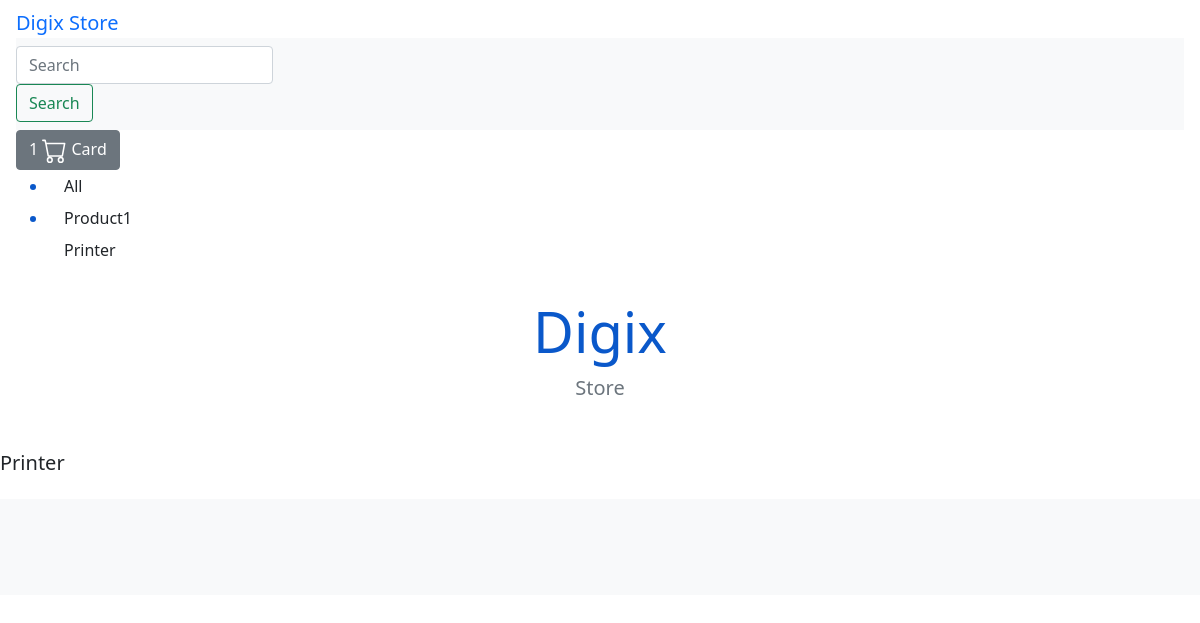
Before: /search/printer/ with the older database file.
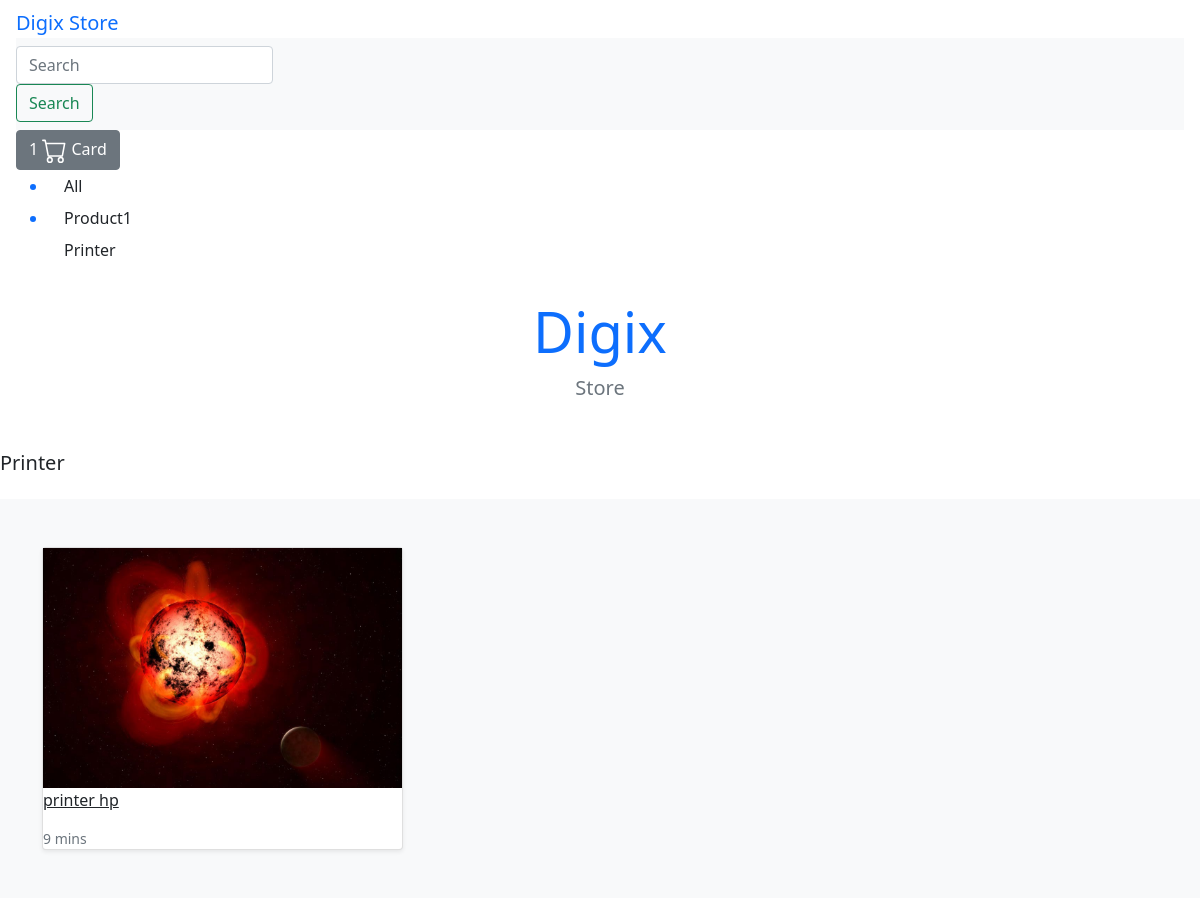
After: the same page with the newer database file.
### store/models.py (models this page shows, shortened)
class Category(models.Model):
    name=models.CharField(max_length=255,db_index=True)
    slug=models.SlugField(max_length=255,unique=True)
    class Meta:
        verbose_name_plural="categories"
    def get_absolute_url(self):
        return reverse("store:category_list", args=[self.slug])

class Product(models.Model):
    category=models.ForeignKey(Category,related_name='product',on_delete=models.CASCADE)
    created_by=models.ForeignKey(User,on_delete=models.CASCADE,related_name='product_crator')
    title=models.CharField(max_length=255)
    author=models.CharField(max_length=255,default='admin')
    description=models.TextField(blank=True)
    image=models.ImageField(upload_to='images/')
    slug=models.SlugField(max_length=255,null=True)
    price=models.DecimalField(max_digits=7,decimal_places=3,null=True)
    in_stock=models.BooleanField(default=True)
    is_active=models.BooleanField(default=True)
    created=models.DateTimeField(auto_now_add=True)
    updated=models.DateTimeField(auto_now=True)
    objects=models.Manager()
    products=ProductManager()
    class Meta:
        verbose_name_plural='Products'
        ordering=('created',)
    def get_absolute_url(self):
        return reverse("store:product_detail", args=[self.slug])

### store/views.py (the view)
# urls.py: path('search/<slug:category_slug>/',views.category_list,name="category_list"),
def category_list(request,category_slug):
     category=get_object_or_404(Category,slug=category_slug)
     products=Product.objects.filter(category=category)
     return render(request,'store/products/category.html',{"category":category,"products" :products})

### basket/context_processors.py (called while the page is built)
def basket(request):
    return{'basket':Basket(request)}

### store/context_processors.py (called while the page is built)
def categories(request):
     return{
          'categories':Category.objects.all()
     }

### templates/store/products/category.html (shortened to what this page needs)
{% extends '../base.html' %}
{% load static %}
{% block content %}
<main>
    <div class="pb-3 h5">{{category.name|title}}</div>
    <div class="album py-5 bg-light">
      <div class="container">
        <div class="row row-cols-1 row-cols-sm-2 row-cols-md-3 g-3">
            {%for product in products%}
          <div class="col">
            <div class="card shadow-sm">
                <img class="img-fluid" alt="Responsive image" src="{{product.image.url}}"
              <div class="card-body">
                <p class="card-text">
                    <a class="text-dark text-decoration-nine" href="{{product.get_absolute_url}}">{{product.title}}</a>
                </p>
                <div class="d-flex justify-content-between align-items-center">
                  <small class="text-muted">9 mins</small>
                </div>
              </div>
            </div>
          </div>
          {%endfor%}
  </main>
{% endblock  %}

### templates/store/base.html (shortened to what this page needs)
<!doctype html>
<html lang="en">
{% load static %}
<head>
  <link href="https://cdn.jsdelivr.net/npm/bootstrap@5.1.3/dist/css/bootstrap.min.css" rel="stylesheet"
>
</head>
<body>
  <header>
    <div class="nav-link drodown-toggle">
      <a class="navbar-brand" href="/">Digix Store</a>
      <nav class="navbar navbar-light bg-light">
        <form class="form-inline">
          <input class="form-control mr-sm-2" type="search" placeholder="Search" aria-label="Search">
          <button class="btn btn-outline-success my-2 my-sm-0" type="submit">Search</button>
        </form>
      </nav>
      <a type="button" role="button" href="{% url "basket:basket_summary"%}" class="btn btn-secondary">
        <div id='basket-qty' class="d-inline-flex">1</div>
        Card
      </a>
        <ul class="drodown-menu" aria-labelledby="navbarDropdown">
          <li><a class="dropdown-item" href="{%url "store:all_products"%}">All</a></li>
          {%for c in categories %}
          <li{%if category.slug == c.slug%}class="selected"{%endif%}>
      <a class="dropdown-item" href="{{c.get_absolute_url}}">{{c.name|title}}</a>
      </li>
      {% endfor %}
      </ul>
    <div class="pricing-header p-3 pb-md-4 mx-auto text-center">
      <h1 class="display-4 fw-normal">Digix</h1>
      <p class="fs-5 text-muted">Store</p>
    </div>
  </header>
  <div id="content">{%block content%}{%endblock%}</div>
</body>
</html>

Changed rows visible on the page:
added Product: image (picture), title "printer hp"
